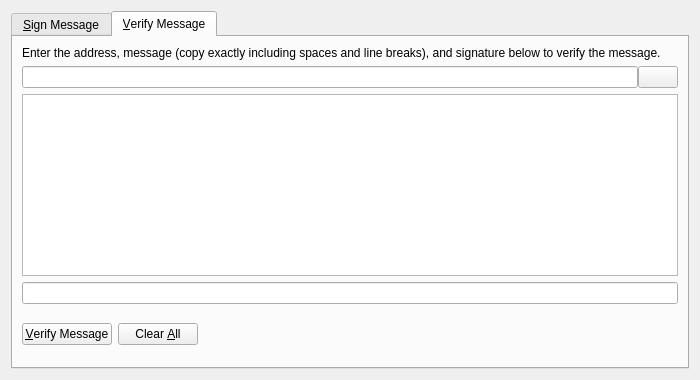
<?xml version="1.0" encoding="UTF-8"?>
<ui version="4.0">
 <class>SignVerifyMessageDialog</class>
 <widget class="QDialog" name="SignVerifyMessageDialog">
  <property name="geometry">
   <rect>
    <x>0</x>
    <y>0</y>
    <width>700</width>
    <height>380</height>
   </rect>
  </property>
  <property name="windowTitle">
   <string>Signatures - Sign / Verify a Message</string>
  </property>
  <property name="modal">
   <bool>true</bool>
  </property>
  <layout class="QVBoxLayout" name="verticalLayout">
   <item>
    <widget class="QTabWidget" name="tabWidget">
     <property name="currentIndex">
      <number>1</number>
     </property>
     <widget class="QWidget" name="tabSignMessage">
      <attribute name="title">
       <string>&amp;Sign Message</string>
      </attribute>
      <layout class="QVBoxLayout" name="verticalLayout_SM">
       <item>
        <widget class="QLabel" name="infoLabel_SM">
         <property name="text">
          <string>You can sign messages with your addresses to prove you own them. Only sign messages that you fully understand and agree with.</string>
         </property>
         <property name="textFormat">
          <enum>Qt::PlainText</enum>
         </property>
         <property name="wordWrap">
          <bool>true</bool>
         </property>
        </widget>
       </item>
       <item>
        <layout class="QHBoxLayout" name="horizontalLayout_1_SM">
         <property name="spacing">
          <number>0</number>
         </property>
         <item>
          <widget class="QValidatedLineEdit" name="addressIn_SM">
           <property name="toolTip">
            <string>The address to sign the message with (e.g. 4Zo1ga6xuKuQ7JV7M9rGDoxdbYwV5zgQJ5)</string>
           </property>
           <property name="maxLength">
            <number>34</number>
           </property>
          </widget>
         </item>
         <item>
          <widget class="QPushButton" name="addressBookButton_SM">
           <property name="toolTip">
            <string>Choose an address from the address book</string>
           </property>
           <property name="text">
            <string/>
           </property>
           <property name="icon">
            <iconset resource="../curecoin.qrc">
             <normaloff>:/icons/address-book</normaloff>:/icons/address-book</iconset>
           </property>
           <property name="shortcut">
            <string>Alt+A</string>
           </property>
           <property name="autoDefault">
            <bool>false</bool>
           </property>
          </widget>
         </item>
         <item>
          <widget class="QPushButton" name="pasteButton_SM">
           <property name="toolTip">
            <string>Paste address from clipboard</string>
           </property>
           <property name="text">
            <string/>
           </property>
           <property name="icon">
            <iconset resource="../curecoin.qrc">
             <normaloff>:/icons/editpaste</normaloff>:/icons/editpaste</iconset>
           </property>
           <property name="shortcut">
            <string>Alt+P</string>
           </property>
           <property name="autoDefault">
            <bool>false</bool>
           </property>
          </widget>
         </item>
        </layout>
       </item>
       <item>
        <widget class="QPlainTextEdit" name="messageIn_SM">
         <property name="toolTip">
          <string>Enter the message you want to sign here</string>
         </property>
        </widget>
       </item>
       <item>
        <layout class="QHBoxLayout" name="horizontalLayout_2_SM">
         <property name="spacing">
          <number>0</number>
         </property>
         <item>
          <widget class="QLineEdit" name="signatureOut_SM">
           <property name="font">
            <font>
             <italic>true</italic>
            </font>
           </property>
           <property name="readOnly">
            <bool>true</bool>
           </property>
          </widget>
         </item>
         <item>
          <widget class="QPushButton" name="copySignatureButton_SM">
           <property name="toolTip">
            <string>Copy the current signature to the system clipboard</string>
           </property>
           <property name="text">
            <string/>
           </property>
           <property name="icon">
            <iconset resource="../curecoin.qrc">
             <normaloff>:/icons/editcopy</normaloff>:/icons/editcopy</iconset>
           </property>
           <property name="autoDefault">
            <bool>false</bool>
           </property>
          </widget>
         </item>
        </layout>
       </item>
       <item>
        <layout class="QHBoxLayout" name="horizontalLayout_3_SM">
         <item>
          <widget class="QPushButton" name="signMessageButton_SM">
           <property name="toolTip">
            <string>Sign the message to prove you own this curecoin address</string>
           </property>
           <property name="text">
            <string>&amp;Sign Message</string>
           </property>
           <property name="icon">
            <iconset resource="../curecoin.qrc">
             <normaloff>:/icons/edit</normaloff>:/icons/edit</iconset>
           </property>
           <property name="autoDefault">
            <bool>false</bool>
           </property>
          </widget>
         </item>
         <item>
          <widget class="QPushButton" name="clearButton_SM">
           <property name="toolTip">
            <string>Reset all sign message fields</string>
           </property>
           <property name="text">
            <string>Clear &amp;All</string>
           </property>
           <property name="icon">
            <iconset resource="../curecoin.qrc">
             <normaloff>:/icons/remove</normaloff>:/icons/remove</iconset>
           </property>
           <property name="autoDefault">
            <bool>false</bool>
           </property>
          </widget>
         </item>
         <item>
          <spacer name="horizontalSpacer_1_SM">
           <property name="orientation">
            <enum>Qt::Horizontal</enum>
           </property>
           <property name="sizeHint" stdset="0">
            <size>
             <width>40</width>
             <height>48</height>
            </size>
           </property>
          </spacer>
         </item>
         <item>
          <widget class="QLabel" name="statusLabel_SM">
           <property name="font">
            <font>
             <weight>75</weight>
             <bold>true</bold>
            </font>
           </property>
           <property name="text">
            <string/>
           </property>
           <property name="wordWrap">
            <bool>true</bool>
           </property>
          </widget>
         </item>
         <item>
          <spacer name="horizontalSpacer_2_SM">
           <property name="orientation">
            <enum>Qt::Horizontal</enum>
           </property>
           <property name="sizeHint" stdset="0">
            <size>
             <width>40</width>
             <height>48</height>
            </size>
           </property>
          </spacer>
         </item>
        </layout>
       </item>
      </layout>
     </widget>
     <widget class="QWidget" name="tabVerifyMessage">
      <attribute name="title">
       <string>&amp;Verify Message</string>
      </attribute>
      <layout class="QVBoxLayout" name="verticalLayout_VM">
       <item>
        <widget class="QLabel" name="infoLabel_VM">
         <property name="text">
          <string>Enter the address, message (copy exactly including spaces and line breaks), and signature below to verify the message.</string>
         </property>
         <property name="textFormat">
          <enum>Qt::PlainText</enum>
         </property>
         <property name="alignment">
          <set>Qt::AlignLeading|Qt::AlignLeft|Qt::AlignTop</set>
         </property>
         <property name="wordWrap">
          <bool>true</bool>
         </property>
        </widget>
       </item>
       <item>
        <layout class="QHBoxLayout" name="horizontalLayout_1_VM">
         <property name="spacing">
          <number>0</number>
         </property>
         <item>
          <widget class="QValidatedLineEdit" name="addressIn_VM">
           <property name="toolTip">
            <string>The address the message was signed with (e.g. BZo1ga6xuKuQ7JV7M9rGDoxdbYwV5zgQJ5)</string>
           </property>
           <property name="maxLength">
            <number>34</number>
           </property>
          </widget>
         </item>
         <item>
          <widget class="QPushButton" name="addressBookButton_VM">
           <property name="toolTip">
            <string>Choose an address from the address book</string>
           </property>
           <property name="text">
            <string/>
           </property>
           <property name="icon">
            <iconset resource="../curecoin.qrc">
             <normaloff>:/icons/address-book</normaloff>:/icons/address-book</iconset>
           </property>
           <property name="shortcut">
            <string>Alt+A</string>
           </property>
           <property name="autoDefault">
            <bool>false</bool>
           </property>
          </widget>
         </item>
        </layout>
       </item>
       <item>
        <widget class="QPlainTextEdit" name="messageIn_VM"/>
       </item>
       <item>
        <widget class="QValidatedLineEdit" name="signatureIn_VM"/>
       </item>
       <item>
        <layout class="QHBoxLayout" name="horizontalLayout_2_VM">
         <item>
          <widget class="QPushButton" name="verifyMessageButton_VM">
           <property name="toolTip">
            <string>Verify the message to ensure it was signed with the specified curecoin address</string>
           </property>
           <property name="text">
            <string>&amp;Verify Message</string>
           </property>
           <property name="icon">
            <iconset resource="../curecoin.qrc">
             <normaloff>:/icons/transaction_0</normaloff>:/icons/transaction_0</iconset>
           </property>
           <property name="autoDefault">
            <bool>false</bool>
           </property>
          </widget>
         </item>
         <item>
          <widget class="QPushButton" name="clearButton_VM">
           <property name="toolTip">
            <string>Reset all verify message fields</string>
           </property>
           <property name="text">
            <string>Clear &amp;All</string>
           </property>
           <property name="icon">
            <iconset resource="../curecoin.qrc">
             <normaloff>:/icons/remove</normaloff>:/icons/remove</iconset>
           </property>
           <property name="autoDefault">
            <bool>false</bool>
           </property>
          </widget>
         </item>
         <item>
          <spacer name="horizontalSpacer_1_VM">
           <property name="orientation">
            <enum>Qt::Horizontal</enum>
           </property>
           <property name="sizeHint" stdset="0">
            <size>
             <width>40</width>
             <height>48</height>
            </size>
           </property>
          </spacer>
         </item>
         <item>
          <widget class="QLabel" name="statusLabel_VM">
           <property name="font">
            <font>
             <weight>75</weight>
             <bold>true</bold>
            </font>
           </property>
           <property name="text">
            <string/>
           </property>
           <property name="wordWrap">
            <bool>true</bool>
           </property>
          </widget>
         </item>
         <item>
          <spacer name="horizontalSpacer_2_VM">
           <property name="orientation">
            <enum>Qt::Horizontal</enum>
           </property>
           <property name="sizeHint" stdset="0">
            <size>
             <width>40</width>
             <height>48</height>
            </size>
           </property>
          </spacer>
         </item>
        </layout>
       </item>
      </layout>
     </widget>
    </widget>
   </item>
  </layout>
 </widget>
 <customwidgets>
  <customwidget>
   <class>QValidatedLineEdit</class>
   <extends>QLineEdit</extends>
   <header>qvalidatedlineedit.h</header>
  </customwidget>
 </customwidgets>
 <resources>
  <include location="../curecoin.qrc"/>
 </resources>
 <connections/>
</ui>
